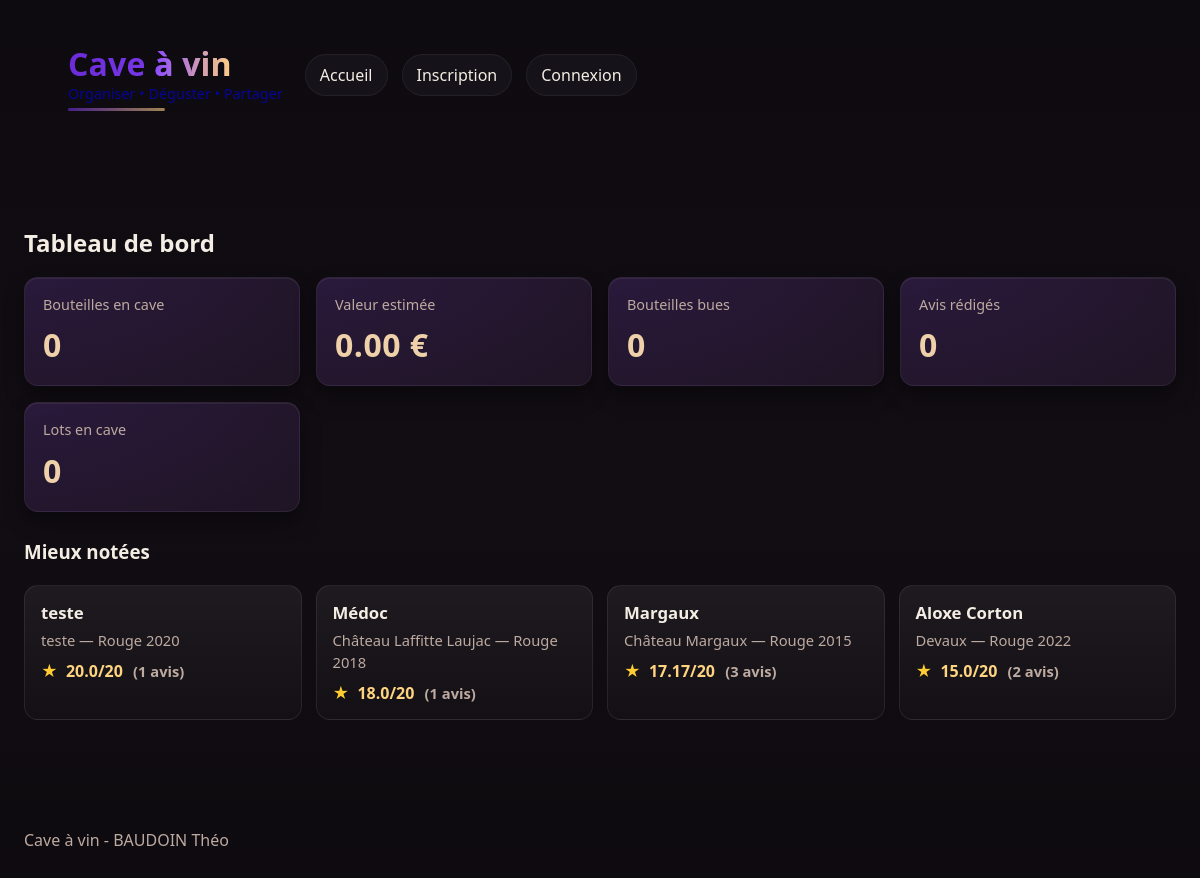
The page / on the database its author committed.
### tables this page shows
CREATE TABLE bouteille (
        id_bouteille INTEGER PRIMARY KEY AUTOINCREMENT,
        domaine TEXT NOT NULL,
        nom     TEXT NOT NULL,
        type    TEXT NOT NULL,
        annee   INTEGER NOT NULL,
        region  TEXT NOT NULL,
        prix    REAL NOT NULL,
        photo   TEXT
    );

### app.py (the view)
@app.route("/")
def index():
    return render_template("index.html")

### app.py (called while the page is built, shortened)
def current_uid() -> Optional[int]:
    return session.get("uid")

def build_user_stats(uid: Optional[int]) -> dict:
    stats = {
        "my_bottles": 0,
        "my_value": 0.0,
        "my_drunk": 0,
        "my_reviews": 0,
        "my_lots": 0,
        "top_rated": [],
    }
    with DB() as c:
        stats["top_rated"] = c.execute("""
            SELECT b.id_bouteille, b.nom, b.domaine, b.annee, b.type, b.region,
                   ROUND(AVG(r.score), 2) AS moyenne, COUNT(r.id_revue) AS n
            FROM bouteille b
            JOIN revue r ON r.bouteille_id = b.id_bouteille
            GROUP BY b.id_bouteille
            HAVING n >= 1
            ORDER BY moyenne DESC, n DESC
            LIMIT 4
        """).fetchall()
        if not uid:
            return stats
    return stats

@app.context_processor
def inject_stats():
    try:
        return dict(stats=build_user_stats(current_uid()))
    except Exception:
        return dict(stats={"my_bottles": 0, "my_reviews": 0, "my_value": 0,
                           "my_drunk": 0, "my_lots": 0, "top_rated": []})

### models.py (called while the page is built)
@contextmanager
def Database(path: str = DB_PATH):
    conn: Optional[sqlite3.Connection] = None
    try:
        conn = sqlite3.connect(path)
        conn.row_factory = sqlite3.Row
        yield conn
        conn.commit()
    except Exception:
        if conn:
            conn.rollback()
        raise
    finally:
        if conn:
            conn.close()

### templates/index.html (shortened to what this page needs)
{% extends "base.html" %}
{% block content %}
<h2>Tableau de bord</h2>
<div class="dash-grid">
  <div class="kpi">
    <div class="kpi-label">Bouteilles en cave</div>
    <div class="kpi-value">{{ stats.my_bottles }}</div>
  </div>
  <div class="kpi">
    <div class="kpi-label">Valeur estimée</div>
    <div class="kpi-value">{{ "%.2f"|format(stats.my_value) }} €</div>
  </div>
  <div class="kpi">
    <div class="kpi-label">Bouteilles bues</div>
    <div class="kpi-value">{{ stats.my_drunk }}</div>
  </div>
  <div class="kpi">
    <div class="kpi-label">Avis rédigés</div>
    <div class="kpi-value">{{ stats.my_reviews }}</div>
  </div>
  <div class="kpi">
    <div class="kpi-label">Lots en cave</div>
    <div class="kpi-value">{{ stats.my_lots }}</div>
  </div>
</div>
<h3 style="margin-top:26px">Mieux notées</h3>
{% if stats.top_rated %}
  <div class="top-rated">
    {% for r in stats.top_rated %}
      <a class="top-card" href="{{ url_for('bouteille_detail', bid=r.id_bouteille) }}">
        <div class="name">{{ r.nom }}</div>
        <div class="meta">{{ r.domaine }} — {{ r.type }} {{ r.annee }}</div>
        <div class="rating">
          <span class="star">★</span> {{ r.moyenne }}/20
          <span class="count">({{ r.n }} avis)</span>
        </div>
      </a>
    {% endfor %}
  </div>
{% else %}
  <p>Pas encore d’avis.</p>
{% endif %}
{% endblock %}

### static/style.css (style rules this page uses)
:root { --bg: #0f0c10; --panel: #19151c; --panel-2: #1e1922; --ink: #f4ede3; --muted: #bdaaa0; --accent: #ffd27a; --accent-2: #f0a34b; --danger: #ff6b6b; --bg: #141116; --panel: #1b161f; --panel-2: #211a25; --oak-1: #7b4d24; --oak-2: #935d2a; --oak-3: #a06938; --r-sm: 10px; --r-md: 16px; --shadow-1: 0 8px 20px rgba(0,0,0,.25); --shadow-2: inset 0 2px 0 rgba(255,255,255,.06), inset 0 -4px 20px rgba(0,0,0,.35); --slot: 132px; }
* { box-sizing: border-box; }
html,body { height:100%; }
html { scroll-behavior: smooth; }
body { margin:0; background: linear-gradient(180deg,#0e0b10 0%, #110d13 60%, #0f0c10 100%); color:var(--ink); font: 16px/1.5 system-ui,-apple-system,Segoe UI,Roboto,Helvetica,Arial; }
h2 { margin:18px 0 14px; font-size:24px; }
:root { --slot: 190px; --slot-h: 210px; --gap: 18px; }
.kpi { background:var(--panel); border:1px solid rgba(255,255,255,.08); border-radius:14px; padding:14px 16px; }
.dash-grid { display:grid; grid-template-columns: repeat(auto-fit, minmax(220px,1fr)); gap:16px; margin:16px 0 10px; }
.kpi { position:relative; padding:16px 18px; border-radius:14px; background: radial-gradient(1200px 600px at -10% -30%, #2c1a40 0%, #1a131b 45%, #111014 100%); border:1px solid rgba(255,255,255,.06); box-shadow: inset 0 1px 0 rgba(255,255,255,.06), 0 10px 20px rgba(0,0,0,.35); }
.kpi-label { color:var(--muted,#b8a9c5); font-size:.9rem; margin-bottom:6px; }
.kpi-value { font-size:2rem; font-weight:800; letter-spacing:.5px; color:#eed1a8; }
.top-rated { display:grid; grid-template-columns: repeat(auto-fit, minmax(260px,1fr)); gap:14px; margin-top:8px; }
.top-card { display:block; padding:14px 16px; border-radius:14px; background:linear-gradient(180deg, rgba(255,255,255,.06), rgba(255,255,255,.02)); border:1px solid rgba(255,255,255,.08); text-decoration:none; color:inherit; transition: transform .15s ease, box-shadow .15s ease, border-color .15s ease; }
.top-card .name { font-weight:800; font-size:1.05rem; margin-bottom:4px; }
.top-card .meta { color:var(--muted,#b8a9c5); font-size:.92rem; margin-bottom:8px; }
.top-card .rating { font-weight:700; color:#ffd480; font-size:1rem; }
.top-card .star { color:#ffcc33; margin-right:4px; filter:drop-shadow(0 1px 0 rgba(0,0,0,.35)); }
.top-card .count { color:var(--muted,#b8a9c5); font-weight:600; margin-left:6px; font-size:.92rem; }
:root { --brand-purple: #6b2bd9; --brand-violet: #8a4bff; --brand-gold: #ffd27a; --brand-ink: #1b1418; }

### rows shown on the page
bouteille: nom "teste", domaine "teste", type "Rouge", annee "2020", moyenne "20.0", n "1"
bouteille: nom "Médoc", domaine "Château Laffitte Laujac", type "Rouge", annee "2018", moyenne "18.0", n "1"
bouteille: nom "Margaux", domaine "Château Margaux", type "Rouge", annee "2015", moyenne "17.17", n "3"
bouteille: nom "Aloxe Corton", domaine "Devaux", type "Rouge", annee "2022", moyenne "15.0", n "2"

### other values the page prints
{{ stats.my_bottles }} "0"
{{ "%.2f"|format(stats.my_value) }} "0.00"
{{ stats.my_drunk }} "0"
{{ stats.my_reviews }} "0"
{{ stats.my_lots }} "0"
